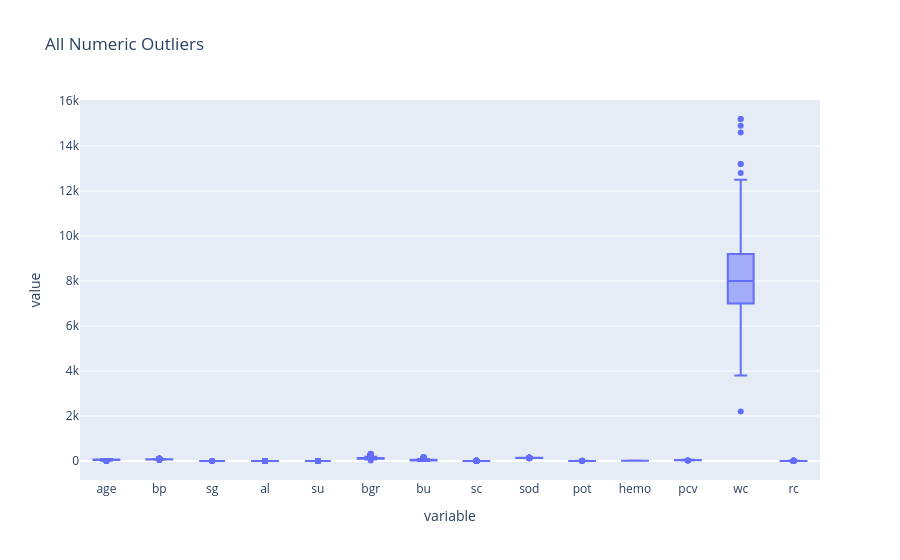

This figure's notebook cell:
### Code cell
num_cols = df_clean.select(cs.numeric()).columns
fig = px.box(df_clean.to_pandas()[num_cols], title="All Numeric Outliers")
fig.show()

### Figure 1 — Plotly figure (JSON) as saved in the notebook; plotly's stock layout.template omitted (floating-point values rounded to 4 significant figures; data arrays with more than 128 entries replaced by an {"elided": "..."} marker saying what was removed)
{"data": [{"alignmentgroup": "True", "hovertemplate": "variable=%{x}<br>value=%{y}<extra></extra>", "legendgroup": "", "marker": {"color": "#636efa"}, "name": "", "notched": false, "offsetgroup": "", "orientation": "v", "showlegend": false, "type": "box", "x": {"elided": "4760 str values"}, "x0": " ", "xaxis": "x", "y": {"elided": "4760 float values"}, "y0": " ", "yaxis": "y"}], "layout": {"boxmode": "group", "legend": {"tracegroupgap": 0}, "title": {"text": "All Numeric Outliers"}, "xaxis": {"anchor": "y", "domain": [0, 1], "title": {"text": "variable"}}, "yaxis": {"anchor": "x", "domain": [0, 1], "title": {"text": "value"}}}}
